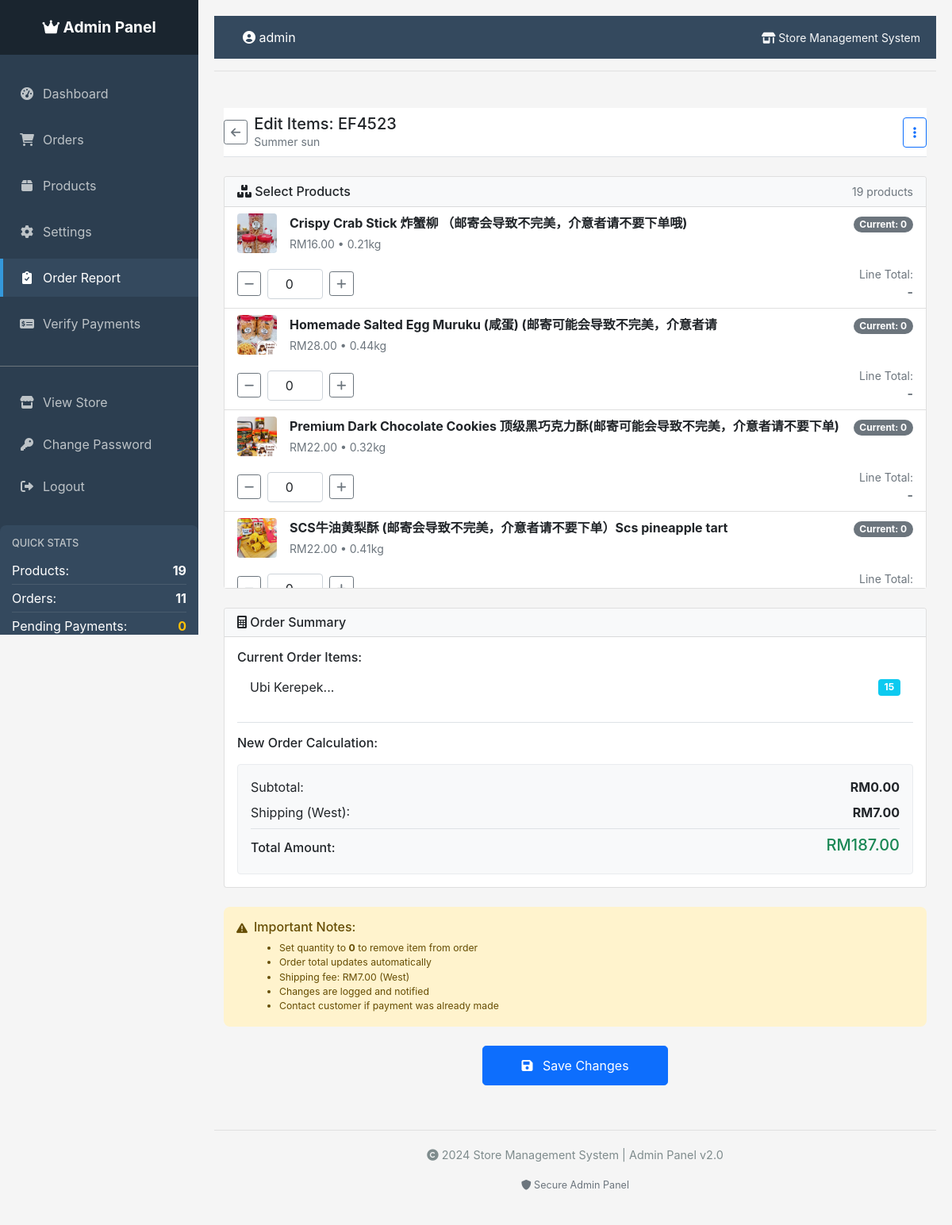
Page /admin/orders/edit_items/EF4523 (signed in) on the committed database.
### tables this page shows
CREATE TABLE orders (
            id INTEGER PRIMARY KEY AUTOINCREMENT,
            order_id TEXT UNIQUE NOT NULL,
            customer_name TEXT NOT NULL,
            total_price REAL NOT NULL,
            shipping_fee REAL NOT NULL,
            address TEXT NOT NULL,
            postcode TEXT NOT NULL,
            state TEXT NOT NULL,
            region TEXT NOT NULL,
            status TEXT DEFAULT 'pending',
            created_at TIMESTAMP DEFAULT CURRENT_TIMESTAMP
        , contact_number TEXT, payment_method TEXT, payment_status TEXT DEFAULT "pending", payment_receipt TEXT, payment_verified BOOLEAN DEFAULT 0, payment_verified_at TIMESTAMP, payment_verified_by TEXT, tracking_number TEXT, updated_at TIMESTAMP);

CREATE TABLE products (
            id INTEGER PRIMARY KEY AUTOINCREMENT,
            name TEXT NOT NULL,
            price REAL NOT NULL,
            weight REAL NOT NULL,
            created_at TIMESTAMP DEFAULT CURRENT_TIMESTAMP
        , image_url TEXT);

CREATE TABLE order_items (
            id INTEGER PRIMARY KEY AUTOINCREMENT,
            order_id TEXT NOT NULL,
            product_id INTEGER NOT NULL,
            product_name TEXT NOT NULL,
            quantity INTEGER NOT NULL,
            price REAL NOT NULL,
            weight REAL NOT NULL,
            FOREIGN KEY (order_id) REFERENCES orders (order_id),
            FOREIGN KEY (product_id) REFERENCES products (id)
        );

### app.py (the view, shortened to what this page needs)
@app.route('/admin/orders/edit_items/<order_id>', methods=['GET', 'POST'])
@admin_required
def edit_order_items(order_id):
    order = g.conn.execute('SELECT * FROM orders WHERE order_id = ?', (order_id,)).fetchone()
    if not order:
        return redirect(url_for('admin_orders'))
    current_items = g.conn.execute(
        'SELECT oi.*, p.image_url FROM order_items oi '
        'LEFT JOIN products p ON oi.product_id = p.id '
        'WHERE oi.order_id = ?',
        (order_id,)
    ).fetchall()
    products = g.conn.execute('SELECT * FROM products ORDER BY name').fetchall()
    return render_template('edit_order_items.html',
                         order=order,
                         current_items=current_items,
                         products=products)

### app.py (called while the page is built)
def get_db_connection():
    conn = sqlite3.connect(app.config['DATABASE'])
    conn.row_factory = sqlite3.Row
    return conn

@app.before_request
def before_request():
    g.conn = get_db_connection()

@app.teardown_request
def teardown_request(exception):
    if hasattr(g, 'conn'):
        g.conn.close()

def admin_required(f):
    @wraps(f)
    def decorated_function(*args, **kwargs):
        if 'admin_logged_in' not in session:
            return redirect(url_for('admin_login'))
        return f(*args, **kwargs)
    return decorated_function

@app.context_processor
def inject_pending_payments():
    if hasattr(g, 'conn'):
        pending_count = g.conn.execute(
            'SELECT COUNT(*) FROM orders WHERE payment_status = "pending_verification"'
        ).fetchone()[0]
        return dict(pending_payments=pending_count)
    return dict(pending_payments=0)

### templates/edit_order_items.html (shortened to what this page needs)
{% extends "admin_base.html" %}
{% block content %}
<div class="container-fluid py-3">
    <div class="d-flex justify-content-between align-items-center mb-4 sticky-top bg-white py-2 border-bottom" style="z-index: 1020;">
        <div class="d-flex align-items-center">
            <a href="{{ url_for('order_details', order_id=order.order_id) }}"
               class="btn btn-sm btn-outline-secondary me-2">
                <i class="fas fa-arrow-left"></i>
            </a>
            <div>
                <h1 class="h5 mb-0">Edit Items: {{ order.order_id }}</h1>
                <p class="text-muted small mb-0">{{ order.customer_name }}</p>
            </div>
        </div>
        <div class="dropdown">
            <button class="btn btn-outline-primary" type="button" id="mobileActionMenu" data-bs-toggle="dropdown" aria-expanded="false">
                <i class="fas fa-ellipsis-v"></i>
            </button>
        </div>
    </div>
    <form method="POST" id="editOrderForm">
        <div class="card mb-4">
            <div class="card-header bg-light py-2">
                <div class="d-flex justify-content-between align-items-center">
                    <h6 class="mb-0">
                        <i class="fas fa-boxes"></i> Select Products
                    </h6>
                    <small class="text-muted">{{ products|length }} products</small>
                </div>
            </div>
            <div class="card-body p-0">
                <div class="list-group list-group-flush">
                    {% for product in products %}
                    {% set current_qty = namespace(value=0) %}
                    {% for item in current_items %}
                        {% if item.product_id == product.id %}
                            {% set current_qty.value = item.quantity %}
                        {% endif %}
                    {% endfor %}
                    <div class="list-group-item" data-product-id="{{ product.id }}">
                        <div class="d-flex align-items-start gap-3 mb-2">
                            {% if product.image_url %}
                            <div class="flex-shrink-0">
                                <img src="{{ url_for('static', filename='product_images/' + product.image_url) }}"
                                     alt="{{ product.name }}"
                                     class="rounded"
                                     style="width: 50px; height: 50px; object-fit: cover;">
                            </div>
                            {% endif %}
                            <div class="flex-grow-1">
                                <div class="d-flex justify-content-between align-items-start">
                                    <div>
                                        <strong>{{ product.name }}</strong>
                                        <div class="small text-muted mt-1">
                                            RM{{ "%.2f"|format(product.price) }} • {{ product.weight }}kg
                                        </div>
                                    </div>
                                    <div class="text-end">
                                        <span class="badge bg-{% if current_qty.value > 0 %}info{% else %}secondary{% endif %} rounded-pill">
                                            Current: {{ current_qty.value }}
                                        </span>
                                    </div>
                                </div>
                            </div>
                        </div>
                        <div class="d-flex justify-content-between align-items-center mt-3">
                            <div class="d-flex align-items-center gap-2">
                                <button type="button"
                                        class="btn btn-sm btn-outline-secondary quantity-btn"
                                        onclick="adjustQuantity({{ product.id }}, -1)">
                                    <i class="fas fa-minus"></i>
                                </button>
                                <input type="number"
                                       name="quantity_{{ product.id }}"
                                       id="qty_{{ product.id }}"
                                       value="{{ current_qty.value }}"
                                       min="0"
                                       max="100"
                                       class="form-control text-center quantity-input"
                                       style="width: 70px;"
                                       onchange="updateLineTotal({{ product.id }}, {{ product.price }})">
                                <button type="button"
                                        class="btn btn-sm btn-outline-secondary quantity-btn"
                                        onclick="adjustQuantity({{ product.id }}, 1)">
                                    <i class="fas fa-plus"></i>
                                </button>
                            </div>
                            <div class="text-end">
                                <div class="small text-muted">Line Total:</div>
                                <strong id="line_total_{{ product.id }}" class="text-success">
                                    {% if current_qty.value > 0 %}
                                    RM{{ "%.2f"|format(product.price * current_qty.value) }}
                                    {% else %}
                                    <span class="text-muted">-</span>
                                    {% endif %}
                                </strong>
                            </div>
                        </div>
                    </div>
                    {% endfor %}
                </div>
            </div>
        </div>
        <div class="card mb-4">
            <div class="card-header bg-light py-2">
                <h6 class="mb-0">
                    <i class="fas fa-calculator"></i> Order Summary
                </h6>
            </div>
            <div class="card-body">
                <div class="mb-4">
                    <h6 class="mb-2">Current Order Items:</h6>
                    {% if current_items %}
                    <div class="list-group list-group-flush">
                        {% for item in current_items %}
                        <div class="list-group-item d-flex justify-content-between align-items-center py-2">
                            <span>{{ item.product_name|truncate(25) }}</span>
                            <span class="badge bg-info">{{ item.quantity }}</span>
                        </div>
                        {% endfor %}
                    </div>
                    {% else %}
                    <div class="alert alert-warning py-2 mb-0">
                        <i class="fas fa-exclamation-triangle"></i> No items in current order
                    </div>
                    {% endif %}
                </div>
                <div class="border-top pt-3">
                    <h6 class="mb-3">New Order Calculation:</h6>
                    <div class="bg-light rounded p-3">
                        <div class="d-flex justify-content-between align-items-center mb-2">
                            <span>Subtotal:</span>
                            <strong id="preview_subtotal">RM0.00</strong>
                        </div>
                        <div class="d-flex justify-content-between align-items-center mb-2">
                            <span>Shipping ({{ order.region|title }}):</span>
                            <strong>RM{{ "%.2f"|format(order.shipping_fee) }}</strong>
                        </div>
                        <div class="d-flex justify-content-between align-items-center border-top pt-2 mt-2">
                            <span class="h6 mb-0">Total Amount:</span>
                            <strong class="h5 text-success" id="preview_total">
                                RM{{ "%.2f"|format(order.total_price) }}
                            </strong>
                        </div>
                    </div>
                </div>
            </div>
        </div>
        <div class="alert alert-warning mb-4">
            <div class="d-flex align-items-start gap-2">
                <i class="fas fa-exclamation-triangle mt-1"></i>
                <div>
                    <h6 class="mb-2">Important Notes:</h6>
                    <ul class="mb-0 small">
                        <li>Set quantity to <strong>0</strong> to remove item from order</li>
                        <li>Order total updates automatically</li>
                        <li>Shipping fee: RM{{ "%.2f"|format(order.shipping_fee) }} ({{ order.region|title }})</li>
                        <li>Changes are logged and notified</li>
                        <li>Contact customer if payment was already made</li>
                    </ul>
                </div>
            </div>
        </div>
        <div class="d-none d-md-block text-center mt-4">
            <button type="submit" class="btn btn-primary btn-lg px-5" id="desktopSaveBtn">
                <i class="fas fa-save me-2"></i> Save Changes
            </button>
        </div>
    </form>
</div>
{% endblock %}

### templates/admin_base.html (style rules this page uses)
body { font-family: -apple-system, BlinkMacSystemFont, 'Segoe UI', Roboto, Oxygen, Ubuntu, Cantarell, sans-serif; background-color: #f5f5f5; }
.alert { border: none; border-radius: 8px; }

### templates/edit_order_items.html (style rules this page uses)
@media (min-width: 768px) { .container-fluid { max-width: 1200px; margin: 0 auto; } }
@media (min-width: 768px) { .sticky-top { position: static; background: transparent; border-bottom: none; padding: 0; } }
@media (min-width: 768px) { #desktopSaveBtn { padding: 12px 40px; font-size: 16px; } }
.list-group-item img { object-fit: cover; border-radius: 6px; }
.alert { border-radius: 8px; font-size: 14px; line-height: 1.5; }
.bg-light.rounded { background-color: #f8f9fa !important; border: 1px solid #e9ecef; }
.card-body .list-group-flush { max-height: 60vh; overflow-y: auto; -webkit-overflow-scrolling: touch; }

### rows in the picture
orders: order_id "EF4523", customer_name "Summer sun", region "West", shipping_fee "7.00", total_price "187.00"
products: image_url (picture), name "Crispy Crab Stick 炸蟹柳 （邮寄会导致不完美，介意者请不要下单哦)", price "16.00", weight "0.21", value "0", id "0"
products: image_url (picture), name "Homemade Salted Egg Muruku (咸蛋) (邮寄可能会导致不完美，介意者请", price "28.00", weight "0.44", value "0", id "0"
products: image_url (picture), name "Premium Dark Chocolate Cookies 顶级黑巧克力酥(邮寄可能会导致不完美，介意者请不要下单)", price "22.00", weight "0.32", value "0", id "0"
products: image_url (picture), name "SCS牛油黄梨酥 (邮寄会导致不完美，介意者请不要下单）Scs pineapple tart", price "22.00", weight "0.41", value "0", id "0"
order_items: product_name "Ubi Kerepek...", quantity "15"

### other values in the picture
{{ stats['product_count'] if stats else 0 }} "19"
{{ order_stats['order_count'] if order_stats else 0 }} "11"
{{ pending_stats['pending_count'] if pending_stats else 0 }} "0"
{{ session.get('admin_username', 'Admin') }} "admin"
{{ products|length }} "19"
